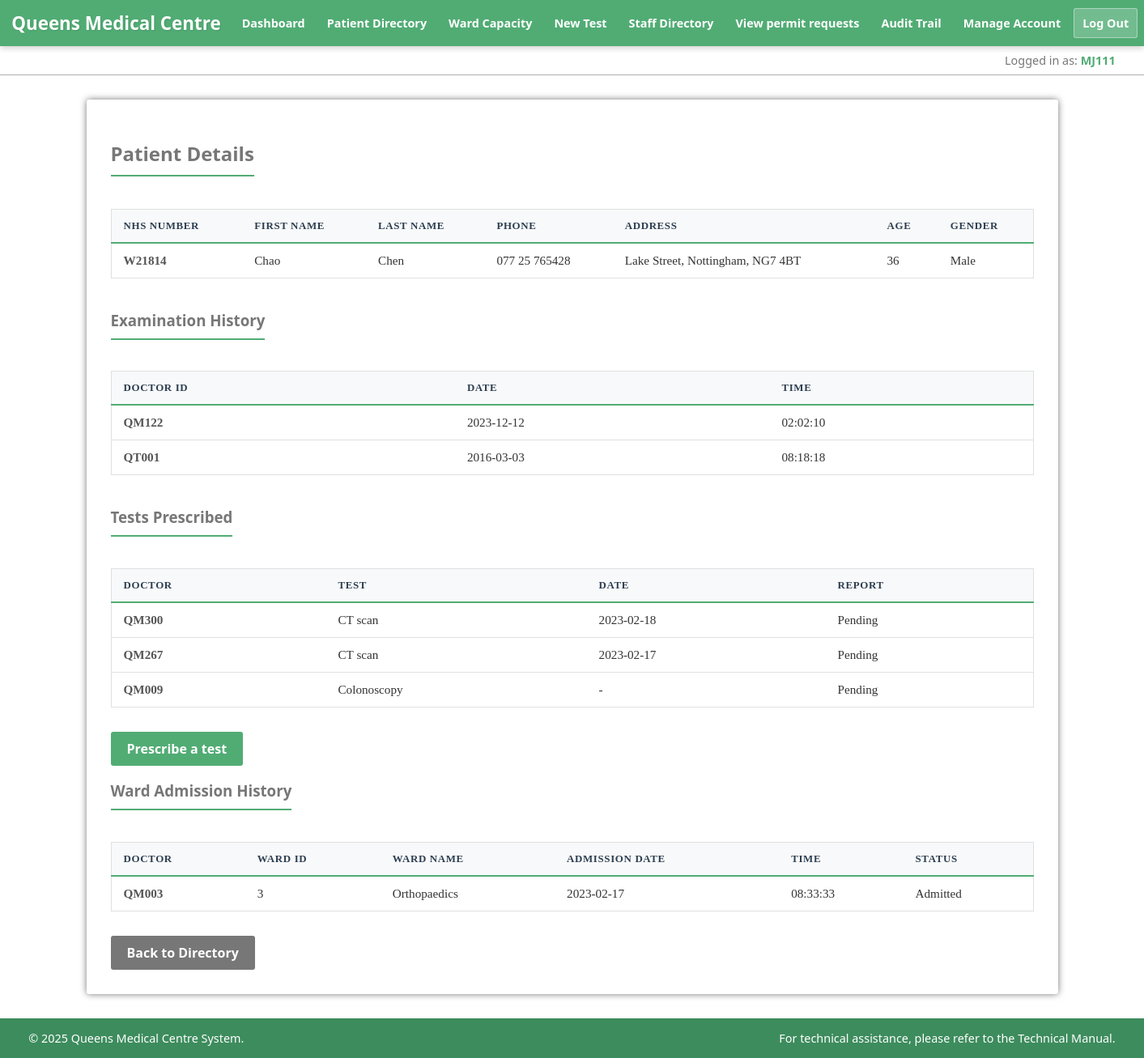
Page /html/cw/patient_lookup.php?view_nhs=W21814 (signed in) on the committed database.
### tables this page shows
CREATE TABLE `doctor` (
  `staffno` varchar(100) NOT NULL,
  `firstname` varchar(100) NOT NULL,
  `lastname` varchar(100) DEFAULT NULL,
  `Specialisation` varchar(100) DEFAULT NULL,
  `qualification` varchar(100) DEFAULT NULL,
  `pay` int(11) NOT NULL,
  `gender` int(11) DEFAULT NULL,
  `consultantstatus` int(11) NOT NULL,
  `address` varchar(100) DEFAULT NULL,
  `username` varchar(50) DEFAULT NULL
);

CREATE TABLE `patient` (
  `NHSno` varchar(100) NOT NULL,
  `firstname` varchar(100) NOT NULL,
  `lastname` varchar(100) DEFAULT NULL,
  `phone` varchar(100) NOT NULL,
  `address` varchar(100) NOT NULL,
  `age` int(11) NOT NULL,
  `gender` varchar(100) DEFAULT NULL,
  `emergencyphone` varchar(100) DEFAULT NULL
);

CREATE TABLE `patientexamination` (
  `patientid` varchar(100) NOT NULL,
  `doctorid` varchar(100) NOT NULL,
  `date` varchar(100) NOT NULL,
  `time` varchar(100) NOT NULL
);

CREATE TABLE `patient_test` (
  `pid` varchar(100) NOT NULL,
  `testid` int(11) NOT NULL,
  `date` varchar(100) NOT NULL,
  `report` varchar(100) DEFAULT NULL,
  `doctorid` varchar(100) DEFAULT NULL
);

CREATE TABLE `TEST` (
  `testid` int(11) NOT NULL,
  `testname` varchar(100) NOT NULL
);

CREATE TABLE `wardpatientaddmission` (
  `pid` varchar(100) NOT NULL,
  `wardid` int(11) NOT NULL,
  `consultantid` varchar(100) NOT NULL,
  `date` varchar(100) NOT NULL,
  `time` varchar(100) DEFAULT NULL,
  `status` int(11) NOT NULL
);

CREATE TABLE `ward` (
  `wardid` int(11) NOT NULL,
  `wardname` varchar(100) NOT NULL,
  `address` varchar(100) NOT NULL,
  `phone` varchar(100) NOT NULL,
  `noofbeds` int(11) DEFAULT NULL
);

### html/cw/data_access/doctorDAO.php (called while the page is built, shortened)
<?php
class DoctorDAO
{
    public static function getStaffNoByUsername($conn, $username)
    {
        $stmt = $conn->prepare("SELECT staffno FROM doctor WHERE username = ?");
        $stmt->bind_param("s", $username);
        $stmt->execute();
        $result = $stmt->get_result()->fetch_assoc();
        return $result['staffno'] ?? ($result['staffNo'] ?? false);
    }
}
?>

### html/cw/data_access/patientDAO.php (called while the page is built, shortened)
<?php
class PatientDAO
{
    public static function getFullPatientData($conn, $nhs_no) {
        $stmt = $conn->prepare("SELECT * FROM patient WHERE NHSno = ?");
        $stmt->bind_param("s", $nhs_no);
        $stmt->execute();
        $patient = $stmt->get_result()->fetch_assoc();
        $exam_stmt = $conn->prepare("SELECT * FROM patientexamination WHERE patientid = ? ORDER BY date DESC");
        $exam_stmt->bind_param("s", $nhs_no);
        $exam_stmt->execute();
        $patient['examinations'] = $exam_stmt->get_result()->fetch_all(MYSQLI_ASSOC);
        $test_stmt = $conn->prepare("
            SELECT
                pt.*,
                t.testname
            FROM patient_test pt
            JOIN TEST t ON pt.testid = t.testid
            WHERE pt.pid = ?
            ORDER BY pt.date DESC
        ");
        $test_stmt->bind_param("s", $nhs_no);
        $test_stmt->execute();
        $patient['tests'] = $test_stmt->get_result()->fetch_all(MYSQLI_ASSOC);
        $ward_stmt = $conn->prepare("
            SELECT
                a.*,
                w.wardname,
                CASE
                    WHEN a.status = 1 THEN 'Admitted'
                    WHEN a.status = 0 THEN 'Discharged'
                    ELSE 'N/A'
                END AS patient_status
            FROM wardpatientaddmission a
            JOIN ward w ON w.wardid = a.wardid
            WHERE a.pid = ?
            ORDER BY a.date DESC
        ");
        $ward_stmt->bind_param("s", $nhs_no);
        $ward_stmt->execute();
        $patient['ward_addmissions'] = $ward_stmt->get_result()->fetch_all(MYSQLI_ASSOC);
        return $patient;
    }
}
?>

### html/cw/data_access/formatDisplayValue.php (called while the page is built)
<?php
function safeDisplay($data, $placeholder = 'N/A') {
    if ($data === null || trim($data) === '') {
        return $placeholder;
    }
    return htmlspecialchars($data);
}
?>

### html/cw/includes/renderPatientProfileView.php (the view, shortened to what this page needs)
<?php
function renderPatientFullProfile($patient) {
    $gender_text = safeDisplay(($patient['gender'] == 1) ? "Female" : "Male", 'N/A');
    echo "<div class='patient-profile-dashboard'>";
    echo "<div class='profile-section demographics-card'>";
    echo "<h2>Patient Details</h2>";
    echo "<table class='styled-table mb-0'>
            <thead>
                <tr>
                    <th>NHS number</th>
                    <th>First Name</th>
                    <th>Last Name</th>
                    <th>Phone</th>
                    <th>Address</th>
                    <th>Age</th>
                    <th>Gender</th>
                </tr>
            </thead>
            <tbody>
                <tr>
                    <td><strong>" . safeDisplay($patient['NHSno']) . "</strong></td>
                    <td>" . safeDisplay($patient['firstname']) . "</td>
                    <td>" . safeDisplay($patient['lastname']) . "</td>
                    <td>" . safeDisplay($patient['phone'], 'No Phone') . "</td>
                    <td>" . safeDisplay($patient['address'], 'N/A') . "</td>
                    <td>" . safeDisplay($patient['age'], 'N/A') . "</td>
                    <td>" . $gender_text . "</td>
                </tr>
            </tbody>
        </table>";
    echo "</div>";
    echo "<div class='clinical-grid'>";
        echo "<div class='profile-section'>";
        echo "<h3>Examination History</h3>";
        if (!empty($patient['examinations'])) {
            echo "<table class='styled-table small-text'>
                    <thead>
                        <tr><th>Doctor ID</th><th>Date</th><th>Time</th></tr>
                    </thead>
                    <tbody>";
            foreach ($patient['examinations'] as $exam) {
                echo "<tr>
                        <td>" . safeDisplay($exam['doctorid']) . "</td>
                        <td>" . safeDisplay($exam['date'], 'Unknown') . "</td>
                        <td>" . safeDisplay($exam['time'], '-') . "</td>
                      </tr>";
            }
            echo "</tbody></table>";
        } else {
            echo "<p class='empty-state'>No examinations recorded.</p>";
        }
        echo "</div>";
        echo "<div class='profile-section'>";
        echo "<h3>Tests Prescribed</h3>";
        if (!empty($patient['tests'])) {
            echo "<table class='styled-table small-text'>
                    <thead>
                        <tr><th>Doctor</th><th>Test</th><th>Date</th><th>Report</th></tr>
                    </thead>
                    <tbody>";
            foreach ($patient['tests'] as $test) {
                echo "<tr>
                        <td>" . safeDisplay($test['doctorid']) . "</td>
                        <td>" . safeDisplay($test['testname'] ?? $test['testid']) . "</td>
                        <td>" . safeDisplay($test['date'], '-') . "</td>
                        <td>" . safeDisplay($test['report'], 'Pending') . "</td>
                    </tr>";
            }
            echo "</tbody></table>";
        } else {
            echo "<p class='empty-state'>No tests found.</p>";
        }
        echo "</div>";
    echo "</div>";
    echo "<a href='test_new.php?pid=" . urlencode($patient['NHSno']) . "' class='btn btn-primary'>Prescribe a test</a>";
    echo "<div class='profile-section'>";
    echo "<h3>Ward Admission History</h3>";
    if (!empty($patient['ward_addmissions'])) {
        echo "<table class='styled-table'>
                <thead>
                    <tr>
                        <th>Doctor</th>
                        <th>Ward ID</th>
                        <th>Ward Name</th>
                        <th>Admission Date</th>
                        <th>Time</th>
                        <th>Status</th>
                    </tr>
                </thead>
                <tbody>";
        foreach ($patient['ward_addmissions'] as $ward) {
            echo "<tr>
                    <td>" . safeDisplay($ward['consultantid']) . "</td>
                    <td>" . safeDisplay($ward['wardid']) . "</td>
                    <td>" . safeDisplay($ward['wardname']) . "</td>
                    <td>" . safeDisplay($ward['date'], '-') . "</td>
                    <td>" . safeDisplay($ward['time'], '-') . "</td>
                    <td>" . safeDisplay($ward['patient_status']) . "</td>
                </tr>";
        }
        echo "</tbody></table>";
    } else {
        echo "<p class='empty-state'>No ward admissions.</p>";
    }
    echo "</div>";
    echo "<div class='action-stack'>";
        echo "<a href='patient_lookup.php' class='btn btn-secondary'>Back to Directory</a>";
    echo "</div>";
    echo "</div>";
}
?>

### html/cw/includes/header.php (shortened to what this page needs)
<?php
require_once 'data_access/DoctorDAO.php';
$is_admin = ($_SESSION['is_admin'] ?? 0) == 1;
$username = htmlspecialchars($_SESSION['username'] ?? 'Guest');
$staffno = DoctorDAO::getStaffNoByUsername($conn, $username)
?>
<!DOCTYPE html>
<html lang="eng">
<head>
    <link rel="stylesheet" href="../css/style.css">
</head>
<body>
<header>
    <div class="header-container">
        <h1>Queens Medical Centre</h1>
        <nav>
            <ul>
                <li><a href="home.php">Dashboard</a></li>
                <li><a href="patient_lookup.php">Patient Directory</a></li>
                <li><a href="ward_capacity.php">Ward Capacity</a></li>
                <li><a href="add_new_test_type.php">New Test</a></li>
                <?php if ($is_admin): ?>
                    <li><a href="doctor.php">Staff Directory</a></li>
                <?php endif; ?>
                <?php if ($is_admin): ?>
                    <li><a href="admin_parking.php">View permit requests</a></li>
                    <li class="admin-link"><a href="audit_trail.php">Audit Trail</a></li>
                <?php endif; ?>
                <li><a href="manage_account.php">Manage Account</a></li>
                <li><a href="includes/logout.php" class="btn btn-logout">Log Out</a></li>
            </ul>
        </nav>
    </div>
</header>
<div class="user-info-bar">
    <div class="info-container">
        <span>Logged in as: <strong><?= $staffno ?></strong></span>
    </div>
</div>

### html/css/style.css (style rules this page uses)
* { -webkit-transition: all 0.3s ease; transition: all 0.3s ease; box-sizing: border-box; }
body { margin: 0; padding: 0; font-family: "Segoe UI", "Roboto", "Helvetica Neue", Arial, sans-serif; color: #555; background: linear-gradient(rgba(255,255,255,0.8), rgba(255,255,255,0.8)), url('../qmc.jpg'); background-size: cover; background-position: center; background-repeat: no-repeat; background-attachment: fixed; min-height: 100vh; display: flex; flex-direction: column; }
header { background: #51AC74; color: white; padding: 10px 0; box-shadow: 0px 2px 8px rgba(0,0,0,0.2); position: relative; z-index: 1000; }
.header-container { width: 98%; max-width: 1400px; margin: 0 auto; display: flex; justify-content: space-between; align-items: center; flex-wrap: nowrap; gap: 15px; }
header h1 { margin: 0; font-size: 1.4rem; text-shadow: 1px 1px 2px rgba(0,0,0,0.1); white-space: nowrap; flex-shrink: 0; }
nav ul { list-style: none; padding: 0; margin: 0; display: flex; align-items: center; flex-wrap: nowrap; gap: 5px; }
nav li { margin: 0; }
nav a { text-decoration: none; color: white; font-weight: bold; padding: 8px 10px; border-radius: 3px; border: 1px solid transparent; white-space: nowrap; display: inline-block; font-size: 0.9rem; }
.btn-logout { background: rgba(255, 255, 255, 0.2); border: 1px solid rgba(255, 255, 255, 0.4); }
.user-info-bar { background: rgba(255, 255, 255, 0.9); border-bottom: 1px solid #afafaf; padding: 8px 0; font-size: 0.9rem; color: #777; }
.user-info-bar .info-container { width: 95%; max-width: 1400px; margin: 0 auto; text-align: right; }
.user-info-bar strong { color: #51AC74; }
h2, h3, h4 { color: #777; border-bottom: 2px solid #51AC74; padding-bottom: 10px; display: inline-block; }
.btn-primary { display: inline-block; background: #51AC74; color: white; padding: 10px 20px; margin-top: 10px; text-decoration: none; border-radius: 3px; font-weight: bold; border: 0; cursor: pointer; }
.btn-secondary { display: inline-block; background: #777; color: white; padding: 10px 20px; margin-top: 10px; text-decoration: none; border-radius: 3px; font-weight: bold; }
.styled-table { width: 100%; border-collapse: collapse; margin: 20px 0; font-size: 0.95em; font-family: "Calisto MT", serif; background-color: #ffffff; border: 1px solid #e0e0e0; }
.styled-table thead tr { background-color: #f8f9fa; color: #2c3e50; text-align: left; border-bottom: 2px solid #51AC74; }
.styled-table th { padding: 12px 15px; font-weight: 600; text-transform: uppercase; font-size: 0.85em; letter-spacing: 0.05em; }
.styled-table td { padding: 12px 15px; color: #333; border-bottom: 1px solid #e0e0e0; vertical-align: middle; }
.styled-table td:first-child { font-weight: bold; color: #555; }

### rows in the picture
doctor: staffno "MJ111"
patient: NHSno "W21814", firstname "Chao", lastname "Chen", phone "077 25 765428", address "Lake Street, Nottingham, NG7 4BT", age "36", gender "Male"
patientexamination: doctorid "QM122", date "2023-12-12", time "02:02:10"
patientexamination: doctorid "QT001", date "2016-03-03", time "08:18:18"
patient_test: doctorid "QM300", testid.testname "CT scan", date "2023-02-18", report "Pending"
patient_test: doctorid "QM267", testid.testname "CT scan", date "2023-02-17", report "Pending"
patient_test: doctorid "QM009", testid.testname "Colonoscopy", date "-", report "Pending"
wardpatientaddmission: consultantid "QM003", wardid "3", wardid.wardname "Orthopaedics", date "2023-02-17", time "08:33:33", patient_status "Admitted"
